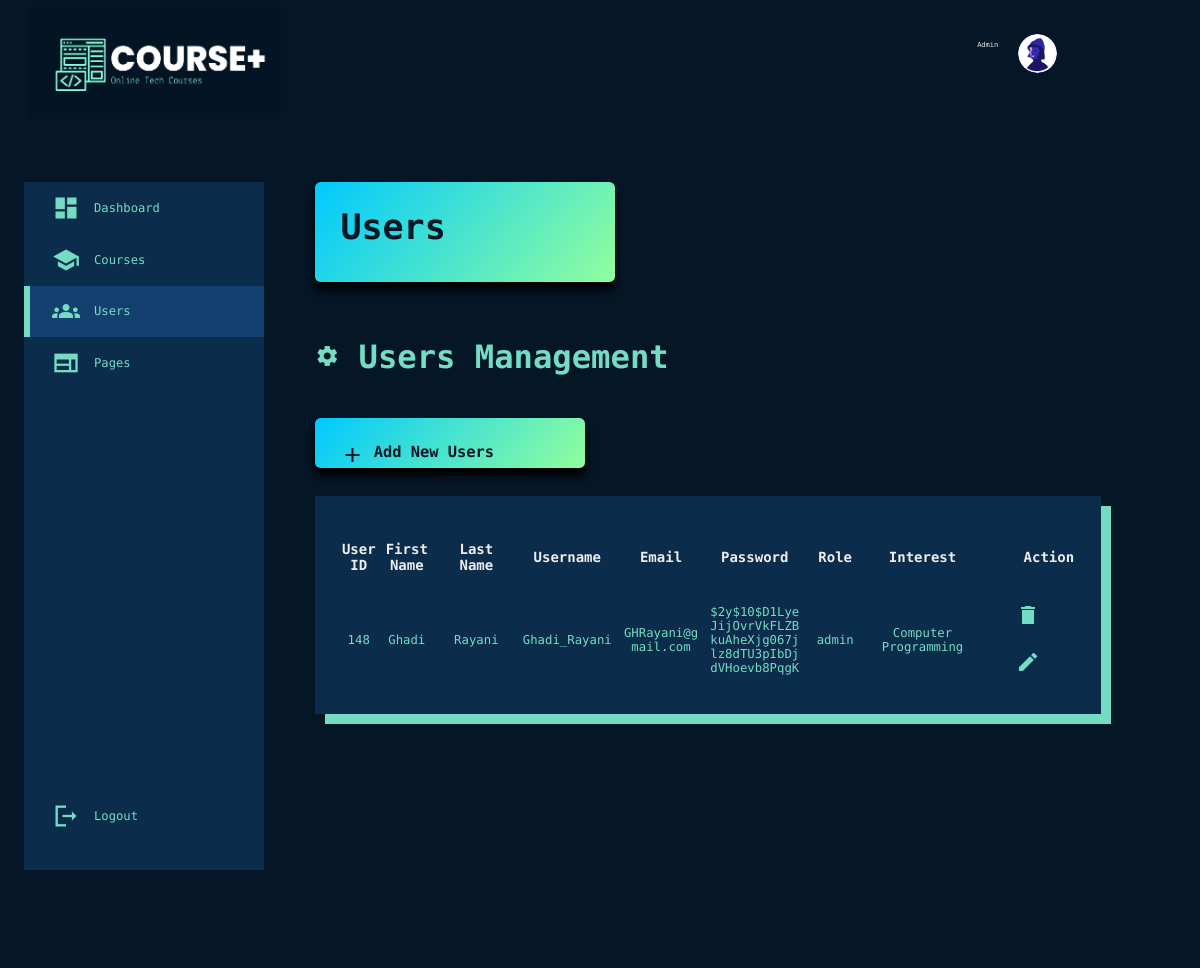
The page /Users.php on the database its author committed.
### tables this page shows
CREATE TABLE `user` (
  `id` int(11) NOT NULL,
  `fname` varchar(255) NOT NULL,
  `lname` varchar(255) NOT NULL,
  `username` varchar(255) NOT NULL,
  `email` varchar(255) NOT NULL,
  `password` varchar(255) NOT NULL,
  `role` char(255) NOT NULL,
  `interest` varchar(255) NOT NULL
);

### Users.php (the view, shortened to what this page needs)
<?php session_start();
include('/course+/getUserInfo.php');
?>
<!DOCTYPE html>
<html lang="en">
<head>
    <link rel="stylesheet" href="./style.css">
</head>
<body>
    <div class="top">
        <div class="container nav__container">
            <div class="logo">
                <img src="/course+/imgs/logo.jpg">
            </div>
            <div class="right">
                <div class="profile">
                    <div class="info">
                        <small class="text-muted">Admin</small>
                    </div>
                    <div class="profile-photo">
                        <img src="/course+/imgs/profile.png">
                    </div>
                </div>
        </div>
        </div>
    </div>
    <div class="container">
        <aside>
            <div class="sidebar">
                <a href="Admin-Index.php">
                    <span class="material-icons-sharp">dashboard</span>
                    <h3>Dashboard</h3>
                </a>
                <a href="Courses.php">
                    <span class="material-icons-sharp">school</span>
                    <h3>Courses</h3>
                </a>
                <a href="Users.php" class="active">
                    <span class="material-icons-sharp">groups</span>
                    <h3>Users</h3>
                </a>
                <a href="Pages.php">
                    <span class="material-icons-sharp">web</span>
                    <h3>Pages</h3>
                </a>
                <a href="..\..\course+\mainP.php">
                    <span class="material-icons-sharp">logout</span>
                    <h3>Logout</h3>
                </a>
            </div>
        </aside>
        <main>
            <h1>Users</h1>
            <div class="views">
                <h2><span class="material-icons-sharp">settings</span> Users Management</h2>
                <a href="Admin-add-user.php">
                    <h6><span class="material-icons-sharp">add</span> &nbsp;Add New Users</h6>
                </a>
            <table>
                    <tr>
                        <th>User ID</th>
                        <th>First Name</th>
                        <th>Last Name</th>
                        <th>Username</th>
                        <th>Email</th>
                        <th>Password</th>
                        <th>Role</th>
                        <th>Interest</th>
                        <th>Action</th>
                    </tr>
                <tbody>
                    <?php
                    $sql= "SELECT * FROM user";
                    $result= $conn-> query($sql);
                    if ($result -> num_rows > 0){
                        while ($row = $result-> fetch_assoc()){?>
                            <tr>
                                <td><?php echo $row["id"]; ?></td>
                                <td><?php echo $row["fname"]; ?></td>
                                <td> <?php echo $row["lname"]; ?></td>
                                <td> <?php echo $row["username"]; ?></td>
                                <td> <?php echo $row["email"]; ?> </td>
                                <td> <?php echo $row["password"]; ?></td>
                                <td> <?php echo $row["role"]; ?></td>
                                <td> <?php echo $row["interest"]; ?></td>
                                <td>
                                <form action="Admin-delete-user.php" method="POST">
                                        <button type="submit" name="delete" value="<?=$row['id']; ?>"><span class= "material-icons-sharp">delete</span></button>
                                    </form>
                                    <form action="Admin-edit-user.php?id=<?=$row['id'];?>" method="POST">
                                        <button type="submit" name="delete"><span class= "material-icons-sharp">edit</span></button>
                                    </form>
                            </tr>
                        <?php } ?>
                    <?php } ?>
                </tbody>
            </table>
    </div>
</body>
</html>

### rows shown on the page
user: id "148", fname "Ghadi", lname "Rayani", username "Ghadi_Rayani", email "GHRayani@gmail.com", password "$2y$10$D1LyeJijOvrVkFLZBkuAheXjg067jlz8dTU3pIbDjdVHoevb8PqgK", role "admin", interest "Computer Programming"
